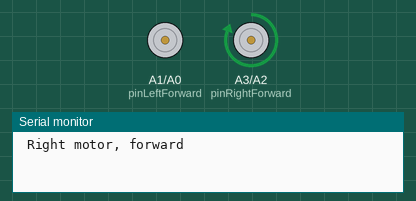
The sketch below on a simulated Arduino Uno, built with avr-gcc and run on an emulated ATmega328P. On the bench: motor-driver pin pairs drawn as motors (green arrow = first pin HIGH = forward, orange = second pin HIGH = backward, longer = more drive), the last lines printed to the serial monitor.

Above: at 0.5 s.
At 1.5 s:
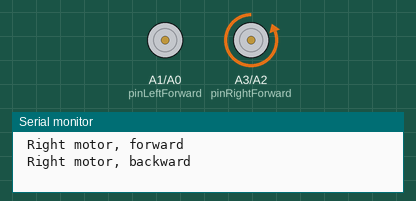
At 2.5 s:
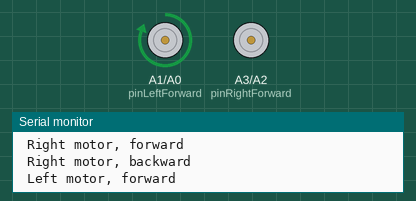
At 8.7 s:
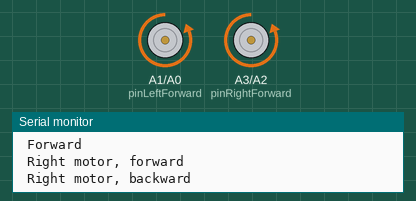
Timing chart, 0 to 9.4 s (numbered marks = the images above):
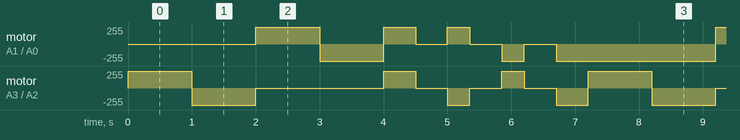

The sketch:

car_code_test_motors.ino
```cpp
/**
 *  Arduino Car
 *  Test the Motor Board
 */
int pinLeftBackward = A0;   // Define left motor IN4 Pin A0
int pinLeftForward  = A1;   // Define left motor IN3 Pin A1

int pinRightBackward = A2;  // Define right motor IN2 Pin A2
int pinRightForward  = A3;    // Define right motor IN1 Pin A3

int turnSpeed = 250;
int forwardSpeed = 180;
int backSpeed = 180;

int delayMS = 500;    // After the servo motor to the stability of the time

boolean DEBUG = false;

void setup() {

  Serial.begin(9600);     // Initialize

  pinMode(pinLeftBackward, OUTPUT);  // Define A0 pin for the output (PWM)
  pinMode(pinLeftForward, OUTPUT);   // Define A1 pin for the output (PWM)
  pinMode(pinRightBackward, OUTPUT); // Define A2 pin for the output (PWM)
  pinMode(pinRightForward, OUTPUT);  // Define A3 pin for the output (PWM)
}

// go
void moveForward() {
  digitalWrite(pinRightBackward, HIGH);  // 16 feet for high level
  digitalWrite(pinRightForward, LOW);    // 17 feet for low level
  // analogWrite(pinRENA, forwardSpeed); // Set the output speed(PWM)
  digitalWrite(pinLeftBackward, HIGH);   // 14 feet for high level
  digitalWrite(pinLeftForward, LOW);     // 15 feet for high level
  // analogWrite(pinLENA, forwardSpeed); // Set the output speed(PWM)
}

/**
   go
   @param a in millis
*/
void moveForward(int a) {
  moveForward();
  delay(a);
  stopMoving();
}

/**
   right
   @param d in millis
*/
void turnRight(int d) {
  digitalWrite(pinRightBackward, HIGH);
  digitalWrite(pinRightForward, LOW);
  // analogWrite(pinRENA, turnSpeed);
  digitalWrite(pinLeftBackward, LOW);
  digitalWrite(pinLeftForward, HIGH);
  // analogWrite(pinLENA, turnSpeed);
  delay(d);
  stopMoving();
}

/**
   left
   @param e in millis
*/
void turnLeft(int e) {
  digitalWrite(pinRightBackward, LOW);
  digitalWrite(pinRightForward, HIGH);
  // analogWrite(pinRENA, turnSpeed);
  digitalWrite(pinLeftBackward, HIGH);
  digitalWrite(pinLeftForward, LOW);
  // analogWrite(pinLENA, turnSpeed);
  delay(e);
  stopMoving();
}

// stop
void stopMoving() {
  digitalWrite(pinRightBackward, LOW);
  digitalWrite(pinRightForward, LOW);
  digitalWrite(pinLeftBackward, LOW);
  digitalWrite(pinLeftForward, LOW);
}

/**
   back
   @param g in millis
*/
void back(int g) {
  digitalWrite(pinRightBackward, LOW);
  digitalWrite(pinRightForward, HIGH);
  // analogWrite(pinRENA, backSpeed);
  digitalWrite(pinLeftBackward, LOW);
  digitalWrite(pinLeftForward, HIGH);
  // analogWrite(pinLENA, backSpeed);
  delay(g);
  stopMoving();
}

void loop() {

   // Right motor
  Serial.println(" Right motor, forward");
  digitalWrite(pinRightBackward, LOW);
  digitalWrite(pinRightForward, HIGH);
  delay(1000);
  // Stop
  digitalWrite(pinRightBackward, LOW);
  digitalWrite(pinRightForward, LOW);

  Serial.println(" Right motor, backward");
  digitalWrite(pinRightForward, LOW);
  digitalWrite(pinRightBackward, HIGH);
  delay(1000);
  // Stop
  digitalWrite(pinRightBackward, LOW);
  digitalWrite(pinRightForward, LOW);

   // Left motor
  Serial.println(" Left motor, forward");
  digitalWrite(pinLeftBackward, LOW);
  digitalWrite(pinLeftForward, HIGH);
  delay(1000);
  // Stop
  digitalWrite(pinLeftBackward, LOW);
  digitalWrite(pinLeftForward, LOW);

  Serial.println(" Right motor, backward");
  digitalWrite(pinLeftForward, LOW);
  digitalWrite(pinLeftBackward, HIGH);
  delay(1000);
  // Stop
  digitalWrite(pinLeftBackward, LOW);
  digitalWrite(pinLeftForward, LOW);

  // Both motors
  Serial.println(" Reverse ");    // According to the direction (reverse)
  back(500);                      // back
  delay(delayMS);
  Serial.println(" Right ");      // According to the direction (Right)
  turnRight(350);                 // right
  delay(delayMS);
  Serial.println(" Left ");       // According to the direction (Left)
  turnLeft(350);                  // left
  delay(delayMS);
  Serial.println(" Forward ");    // According to the direction (Advance)
  moveForward();                  // go
  delay(delayMS);
}
```

Measured:
- by itself, motor on A1 (pinLeftForward) / A0 (pinLeftBackward): repeats every 7.2 s: backward 255/255 1.0 s, forward 255/255 0.50 s, stopped 0.50 s, forward 255/255 0.35 s, stopped 0.50 s, backward 255/255 0.35 s, stopped 0.50 s, backward 255/255 2.5 s, forward 255/255 1.0 s
- by itself, motor on A3 (pinRightForward) / A2 (pinRightBackward): repeats every 7.2 s: backward 255/255 1.0 s, stopped 2.0 s, forward 255/255 0.50 s, stopped 0.50 s, backward 255/255 0.35 s, stopped 0.50 s, forward 255/255 0.35 s, stopped 0.50 s, backward 255/255 0.50 s, forward 255/255 1.0 s
